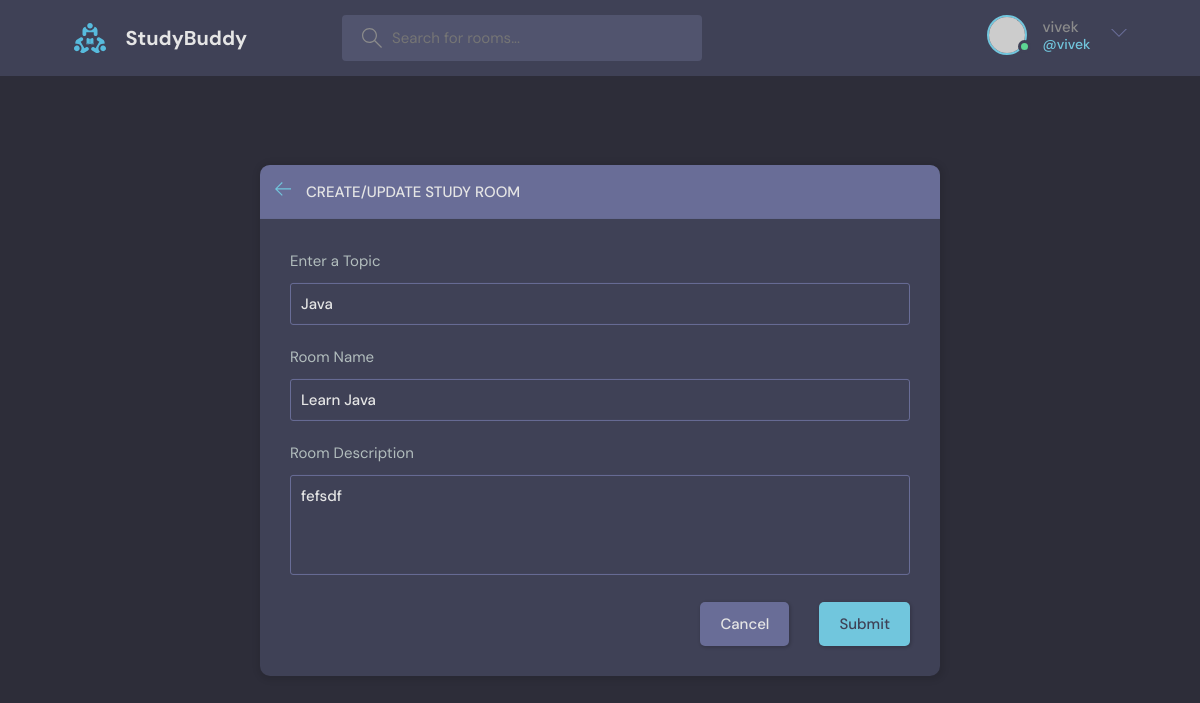
The app's page /update-room/7 (signed in), older data.
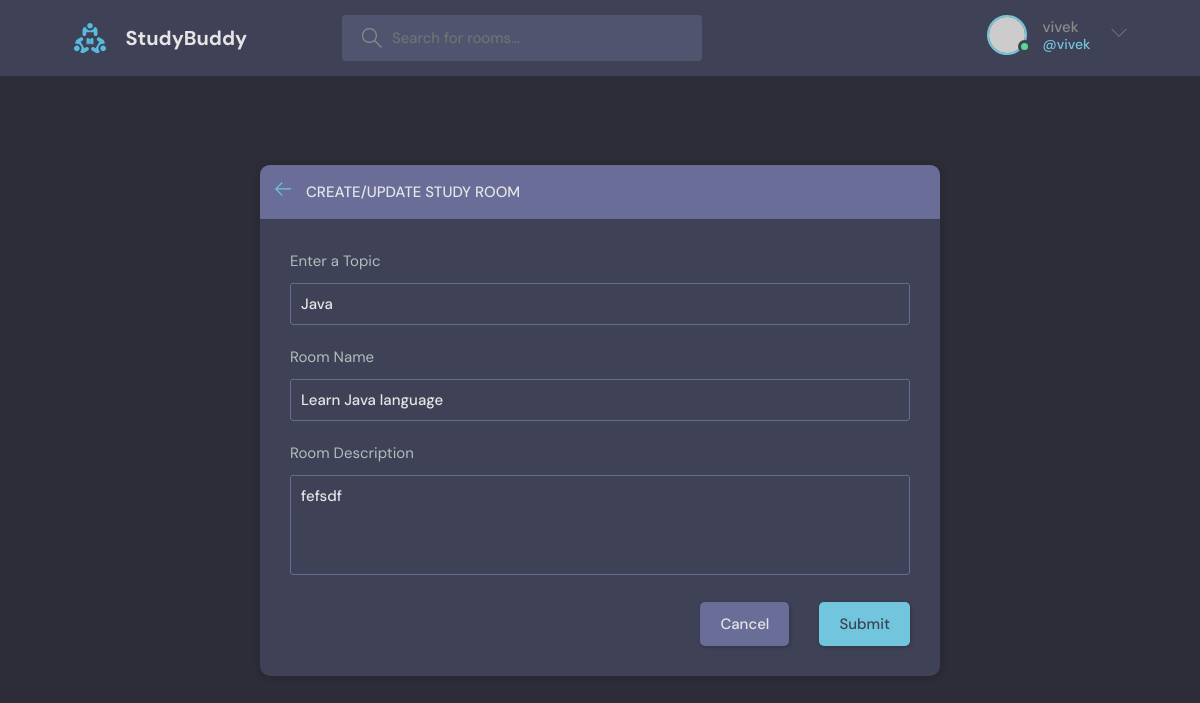
The same page, newer data.
### baseApp/models.py (models this page shows, shortened)
class Room(models.Model):
    host=models.ForeignKey(User, on_delete=models.SET_NULL, null=True)
    topic=models.ForeignKey(Topic, on_delete=models.SET_NULL, null=True)
    name=models.CharField(max_length=200)
    description = models.TextField(null=True, blank=True)
    participants=models.ManyToManyField(User, related_name='participants', blank=True)
    updated=models.DateTimeField(auto_now=True)
    created=models.DateTimeField(auto_now_add=True)
    class Meta:
        ordering = ['-updated', '-created']

class Topic(models.Model):
    name=models.CharField(max_length=200)

### baseApp/views.py (the view, shortened to what this page needs)
# urls.py: path('update-room/<str:pk>', views.updateRoom, name='update-room'),
@login_required(login_url='login')
def updateRoom(request, pk):
    room = Room.objects.get(id=pk)
    topics = Topic.objects.all()
    form = RoomForm(instance=room)
    if request.user != room.host:
        return HttpResponse("Your are not allowed here!!")
    context={'form':form,'topics':topics,'room':room }
    return render(request, 'baseApp/room_form.html', context)

### baseApp/forms.py
class RoomForm(ModelForm):
    class Meta:
        model = Room
        fields = '__all__'
        exclude = ['host','participants']

### baseApp/templates/baseApp/room_form.html (shortened to what this page needs)
{% extends 'main.html' %} {% block content %}
<main class="create-room layout">
  <div class="container">
    <div class="layout__box">
      <div class="layout__boxHeader">
        <div class="layout__boxTitle">
          <a href="{% url 'home' %}">
            <svg
              version="1.1"
              xmlns="http://www.w3.org/2000/svg"
              width="32"
              height="32"
              viewBox="0 0 32 32"
            >
              <title>arrow-left</title>
              <path
                d="M13.723 2.286l-13.723 13.714 13.719 13.714 1.616-1.611-10.96-10.96h27.625v-2.286h-27.625l10.965-10.965-1.616-1.607z"
              ></path>
            </svg>
          </a>
          <h3>Create/Update Study Room</h3>
        </div>
      </div>
      <div class="layout__body">
        <form method="POST" class="form" action="">
          <div class="form__group">
            <label for="room_topic">Enter a Topic</label>
            <input
              required
              type="text"
              value="{{room.topic.name}}"
              name="topic"
              list="topic-list"
            />
          </div>
          <div class="form__group">
            <label for="room_name">Room Name</label>
            {{form.name}}
          </div>
          <div class="form__group">
            <label for="room_description">Room Description</label>
            {{form.description}}
          </div>
          <div class="form__action">
            <a class="btn btn--dark" href="{% url 'home' %}">Cancel</a>
            <button class="btn btn--main" type="submit">Submit</button>
          </div>
        </form>
      </div>
    </div>
  </div>
</main>
{% endblock content%}

Row changes from the older to the newer data that the page shows:
changed Room "fefsdf": name "Learn Java" → "Learn Java language"
